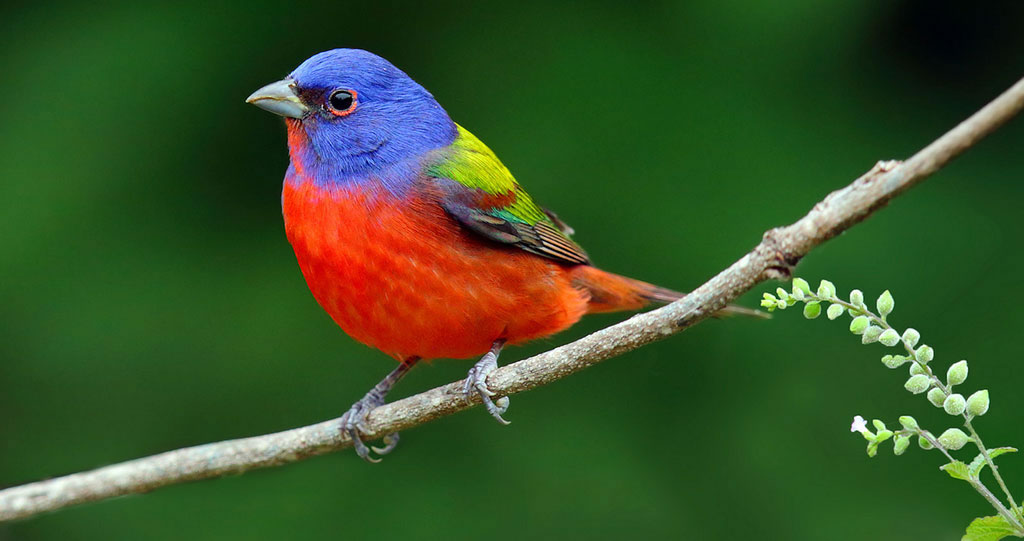
#> input picture lesson_01/data/bird.jpg, 1024 x 541 px, given in place of the camera
$ jupyter execute Webcam.ipynb
#> lines starting #> are read from the running program, lines starting #| are printed output that depends on the picture; after the words box and inside, x2 and y2 are one past the last pixel; in counts of white or black regions, pixels touching at a corner belong together
[cell 1]
import cv2
import numpy as np
import time

[cell 2]
def convert_to_grayscale(frame):
    gray_frame = cv2.cvtColor(frame, cv2.COLOR_BGR2GRAY)
    return gray_frame

def display_green_objects(frame):
    hsv_frame = cv2.cvtColor(frame, cv2.COLOR_BGR2HSV)

    lower_green = np.array([71, 77, 35])
    upper_green = np.array([98, 255, 190])

    green_mask = cv2.inRange(hsv_frame, lower_green, upper_green)

    kernel = np.ones((15, 15), np.uint8)
    green_mask = cv2.morphologyEx(green_mask, cv2.MORPH_OPEN, kernel)

    combined_frame = np.vstack((frame, np.repeat(green_mask[:, :, np.newaxis], 3, axis=2)))
    return combined_frame

[cell 3]
class FPS_Counter:
    def __init__(self, calc_time_perion_N_frames: int) -> None:
        self.time_buffer = []
        self.calc_time_perion_N_frames = calc_time_perion_N_frames

    def calc_FPS(self) -> float:
        time_buffer_is_full = len(self.time_buffer) == self.calc_time_perion_N_frames
        t = time.time()
        self.time_buffer.append(t)

        if time_buffer_is_full:
            self.time_buffer.pop(0)
            fps = len(self.time_buffer) / (self.time_buffer[-1] - self.time_buffer[0])
            return np.round(fps, 2)
        else:
            return 0.0

def calc_and_show_fps(frame, fps_counter):
    fps_real = fps_counter.calc_FPS()
    text = f"FPS: {fps_real:.1f}"

    fontFace = 1
    fontScale = 1.3
    thickness = 1

    (label_width, label_height), _ = cv2.getTextSize(
        text,
        fontFace=fontFace,
        fontScale=fontScale,
        thickness=thickness,
    )
    frame = cv2.rectangle(frame, (0, 0), (10 + label_width, 15 + label_height), (0, 0, 0), -1)
    frame = cv2.putText(
        img=frame,
        text=text,
        org=(5, 20),
        fontFace=fontFace,
        fontScale=fontScale,
        thickness=thickness,
        color=(255, 255, 255),
    )
    return frame

[cell 4]
fps_counter = FPS_Counter(calc_time_perion_N_frames=15)

webcam = cv2.VideoCapture(0)

if not webcam.isOpened():
    print('Cant open webcam')

webcam.set(cv2.CAP_PROP_FRAME_WIDTH, 1280)
webcam.set(cv2.CAP_PROP_FRAME_HEIGHT, 720)

while True:
    ret, frame = webcam.read()
#> frame is the input picture: shape (541, 1024, 3); mean B, G, R 40.5, 82.9, 57.1

    if not ret:
        print('Cant get frame from webcam')
        break

    #frame = convert_to_grayscale(frame)
    frame = display_green_objects(frame)
#> in display_green_objects, `hsv_frame = cv2.cvtColor(frame, cv2.COLOR_BGR2HSV)`: hsv_frame: shape (541, 1024, 3); mean H, S, V 55.1, 165.5, 96.8
#> in display_green_objects, `green_mask = cv2.inRange(hsv_frame, lower_green, upper_green)`:
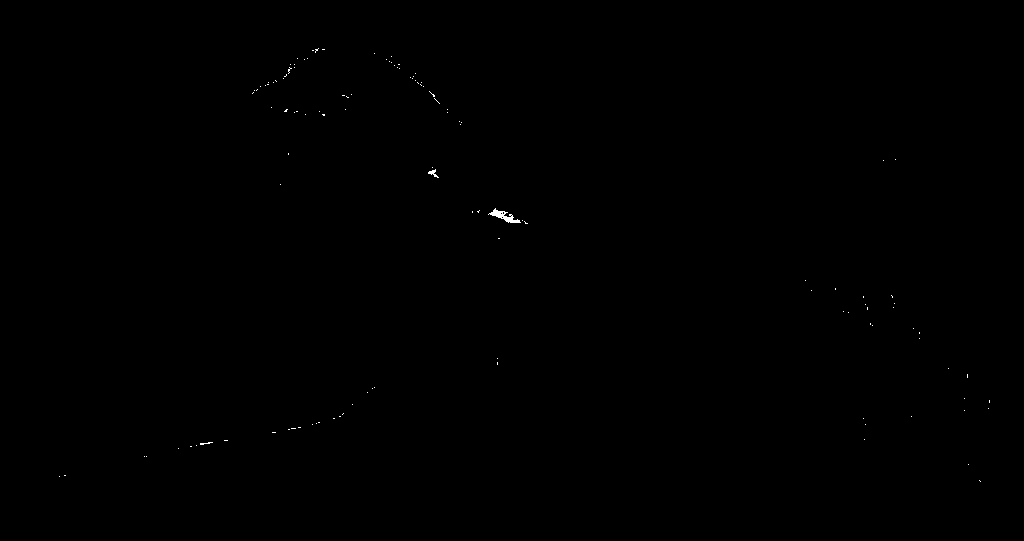
#> green_mask: shape (541, 1024); 0.08% white in thin lines or dots, all inside (x1, y1, x2, y2) = (59, 48, 990, 482)
#> in display_green_objects, `green_mask = cv2.morphologyEx(green_mask, cv2.MORPH_OPEN, kernel)`: green_mask: shape (541, 1024); every value is 0
#> in display_green_objects, `combined_frame = np.vstack((frame, np.repeat(green_mask[:, :, np.newax..`:
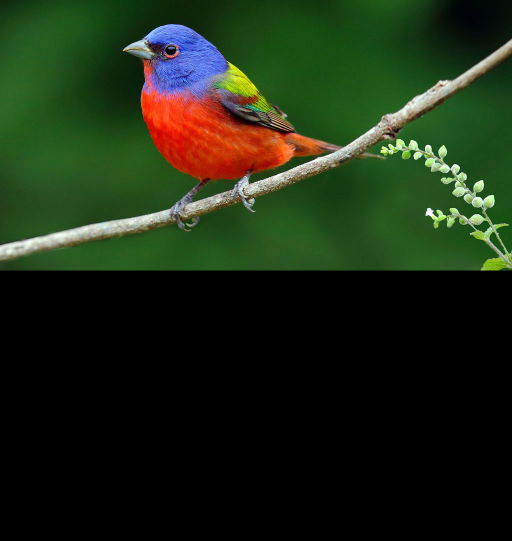
#> combined_frame: shape (1082, 1024, 3) (shown at 1/2 size); mean B, G, R 20.2, 41.5, 28.6

    scale = 0.5
    frame = cv2.resize(frame, (-1, -1), fx=scale, fy=scale)
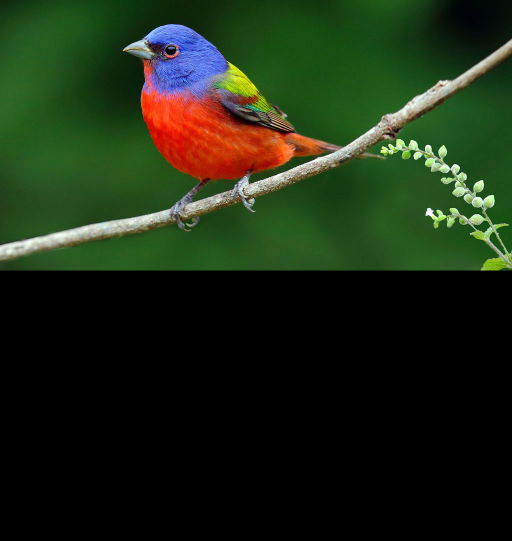
#> frame: shape (541, 512, 3); mean B, G, R 20.3, 41.5, 28.6

    frame = calc_and_show_fps(frame, fps_counter)
#> in calc_and_show_fps, `frame = cv2.putText( img=frame, text=text, org=(5, 20), fontFace=fontF..`:
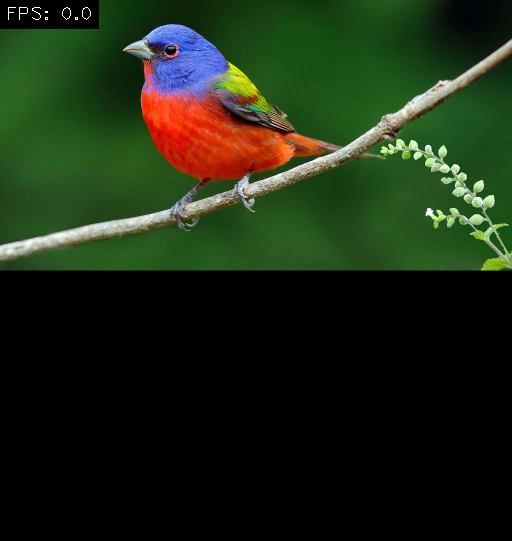
#> frame: shape (541, 512, 3); mean B, G, R 20.2, 40.9, 28.5

    cv2.imshow('Webcam', frame)

    if cv2.waitKey(1) & 0xFF == ord('q'):
#> (key q is pressed here)
        break

webcam.release()
cv2.destroyAllWindows()
